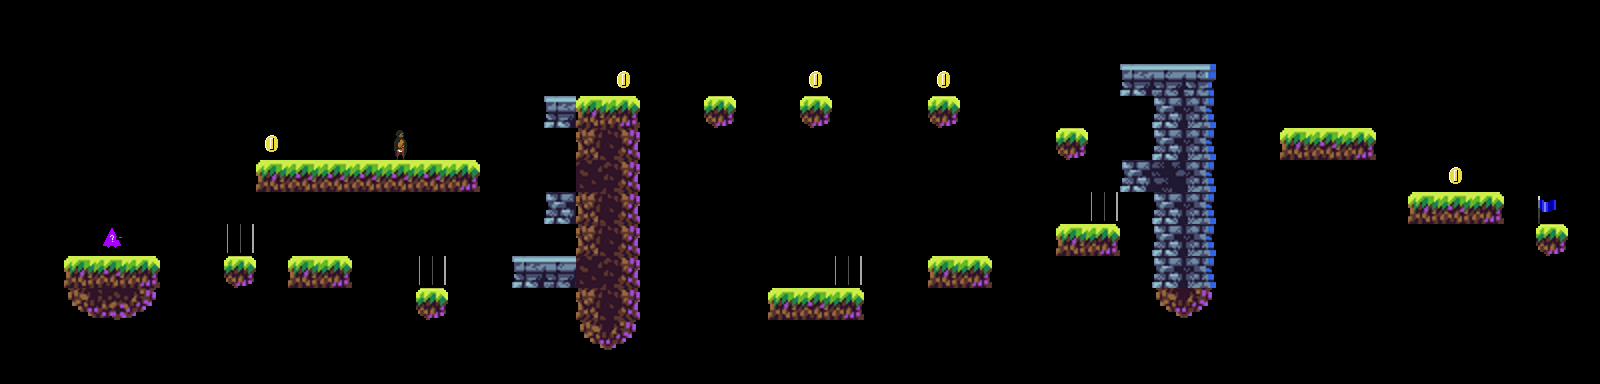

This is a level from a 2D game, rendered from its Tiled map with the project's own tilesets. A one-line summary and the complete map file follow:
An orthogonal 50x12 tile map with 32x32 px tiles, 1 tile layer (Tile Layer 1).

<map version="1.9" tiledversion="1.9.2" orientation="orthogonal" renderorder="right-down" width="50" height="12" tilewidth="32" tileheight="32" infinite="0" nextlayerid="2" nextobjectid="1">
 <editorsettings>
  <export target="../level6.csv" format="csv" />
 </editorsettings>
 <tileset firstgid="1" source="tileset.tsx" />
 <layer id="1" name="Tile Layer 1" width="50" height="12">
  <data encoding="csv">
0,0,0,0,0,0,0,0,0,0,0,0,0,0,0,0,0,0,0,0,0,0,0,0,0,0,0,0,0,0,0,0,0,0,0,0,0,0,0,0,0,0,0,0,0,0,0,0,0,0,
0,0,0,0,0,0,0,0,0,0,0,0,0,0,0,0,0,0,0,0,0,0,0,0,0,0,0,0,0,0,0,0,0,0,0,0,0,0,0,0,0,0,0,0,0,0,0,0,0,0,
0,0,0,0,0,0,0,0,0,0,0,0,0,0,0,0,0,0,0,51,0,0,0,0,0,51,0,0,0,51,0,0,0,0,0,27,28,29,0,0,0,0,0,0,0,0,0,0,0,0,
0,0,0,0,0,0,0,0,0,0,0,0,0,0,0,0,0,27,1,3,0,0,21,0,0,21,0,0,0,21,0,0,0,0,0,0,35,37,0,0,0,0,0,0,0,0,0,0,0,0,
0,0,0,0,0,0,0,0,51,0,0,0,43,0,0,0,0,0,9,11,0,0,0,0,0,0,0,0,0,0,0,0,0,21,0,0,35,37,0,0,1,2,3,0,0,0,0,0,0,0,
0,0,0,0,0,0,0,0,1,2,2,2,2,2,3,0,0,0,10,11,0,0,0,0,0,0,0,0,0,0,0,0,0,0,0,35,36,37,0,0,0,0,0,0,0,51,0,0,0,0,
0,0,0,0,0,0,0,0,0,0,0,0,0,0,0,0,0,35,9,11,0,0,0,0,0,0,0,0,0,0,0,0,0,0,53,0,35,37,0,0,0,0,0,0,1,2,3,0,44,0,
0,0,0,50,0,0,0,53,0,0,0,0,0,0,0,0,0,0,9,11,0,0,0,0,0,0,0,0,0,0,0,0,0,1,3,0,35,37,0,0,0,0,0,0,0,0,0,0,21,0,
0,0,1,2,3,0,0,21,0,1,3,0,0,53,0,0,27,28,10,11,0,0,0,0,0,0,53,0,0,1,3,0,0,0,0,0,35,37,0,0,0,0,0,0,0,0,0,0,0,0,
0,0,16,17,18,0,0,0,0,0,0,0,0,21,0,0,0,0,9,11,0,0,0,0,1,2,3,0,0,0,0,0,0,0,0,0,16,18,0,0,0,0,0,0,0,0,0,0,0,0,
0,0,0,0,0,0,0,0,0,0,0,0,0,0,0,0,0,0,16,18,0,0,0,0,0,0,0,0,0,0,0,0,0,0,0,0,0,0,0,0,0,0,0,0,0,0,0,0,0,0,
0,0,0,0,0,0,0,0,0,0,0,0,0,0,0,0,0,0,0,0,0,0,0,0,0,0,0,0,0,0,0,0,0,0,0,0,0,0,0,0,0,0,0,0,0,0,0,0,0,0
</data>
 </layer>
</map>
